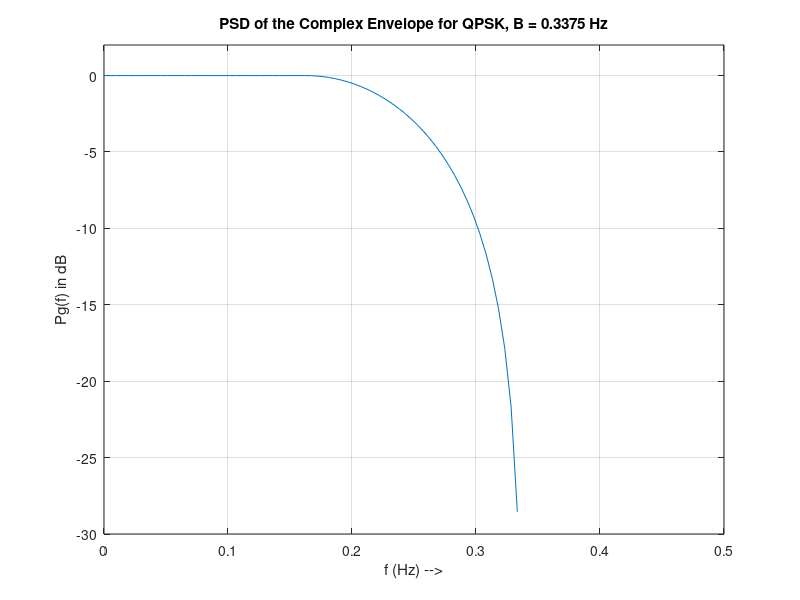

MATLAB code for this plot:

% File: P5_68.m for Problem 5-68

clear;
clf

% Calculate the complex envelope PDF, Pg(f),  for QPSK
% with a square-root raised cosine pulse.
% Using (3-69), F(f) = sqrt(He(f)), and Pg(f)= K*(F(f))^2
% Thus,  Pg(f) = K*He(f) where He(f) is given by Fig. 3-26a.

% Select the rolloff factor, r
r = 0.35;
R = 1;
fo =0.5*(R/2);
N = 100;
n = 0:1:N-1;
df=2*fo/(N-1);
f = n*df;
fdel=r*fo;
f1=fo-fdel;
B=fo+fdel;
N1=round(f1/df)+1;
N2=round(f1/df)-1;
NB=round(B/df)+1;

% Creating PSD of Complex Envelope
PSD=zeros(length(f),1);
for (i = 1:1:N1)
   PSD(i)=1;
end;
for  (i=N1:1:NB)
   PSD(i) = 0.5*(1+cos(0.5*pi*(f(i)-f1)/fdel));
end;
for (i=NB:1:length(f))
   PSD(i) = 0;
end;


% Plot PSD
plot(f,10*log10(PSD));
xlabel('f (Hz) -->');
ylabel('Pg(f) in dB');
axis([0 0.5 -30 2])
grid;
title(['PSD of the Complex Envelope for QPSK, B = ',num2str(B),' Hz']);

